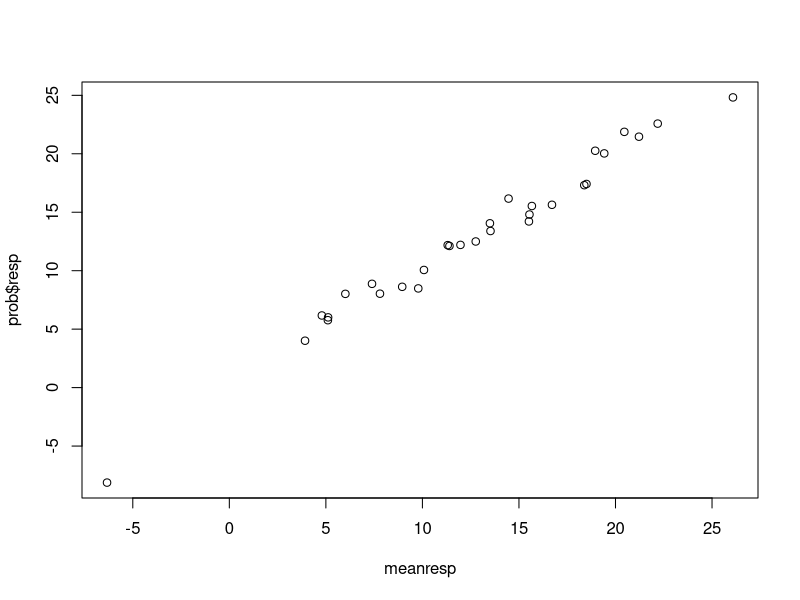
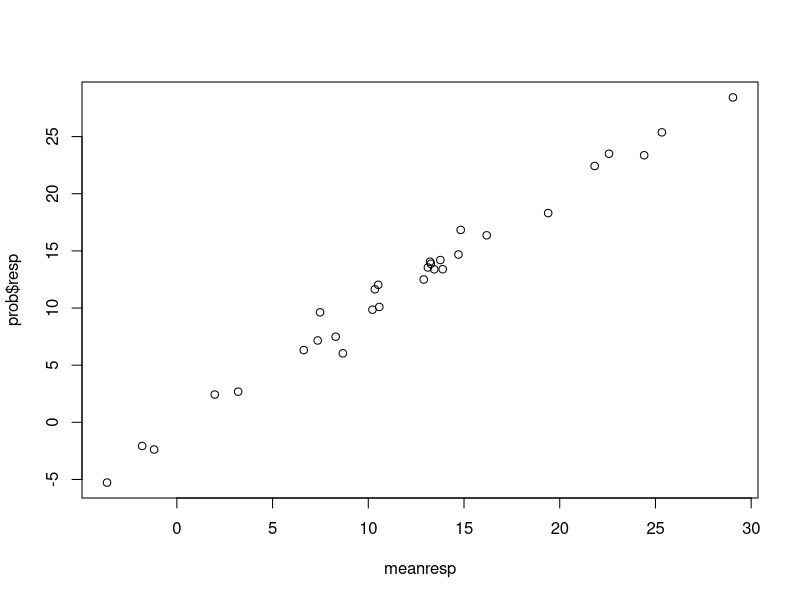
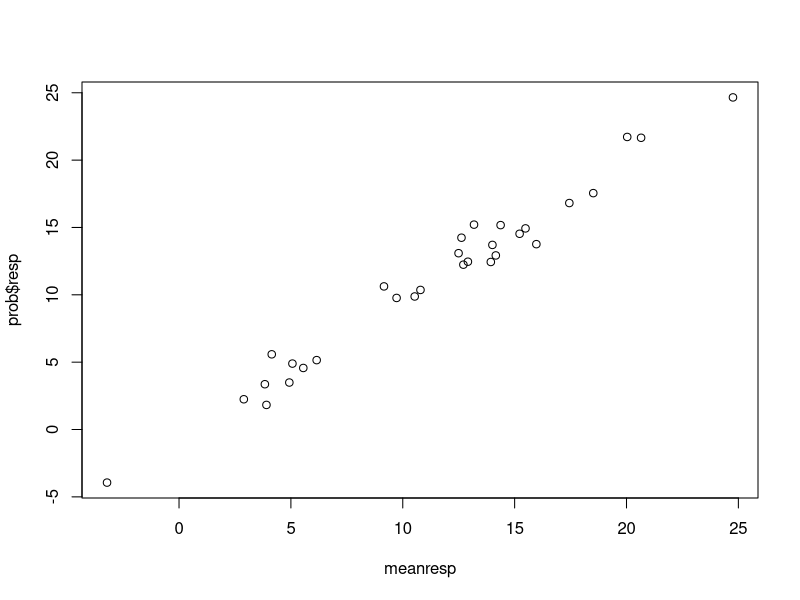
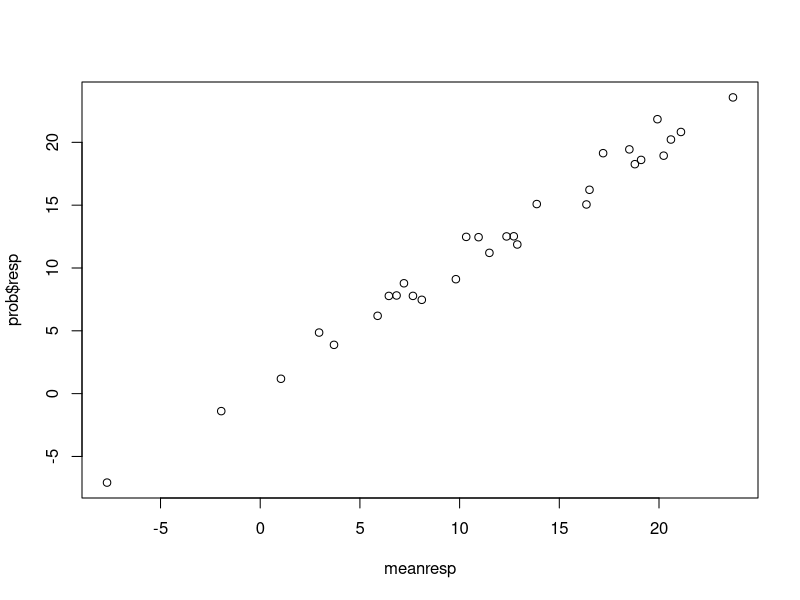
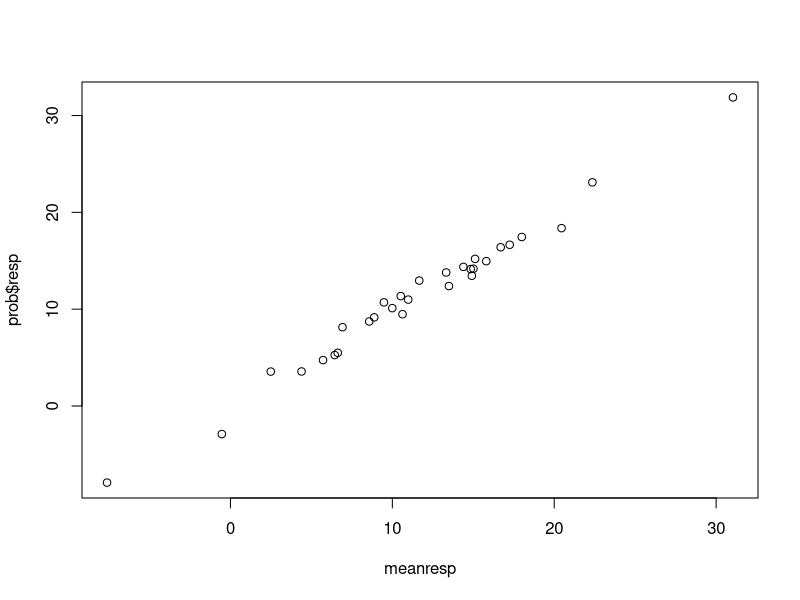
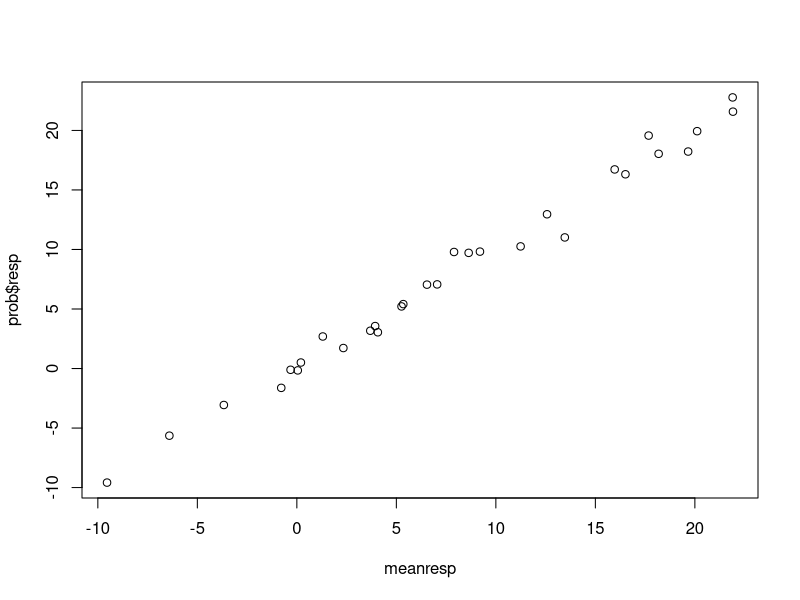
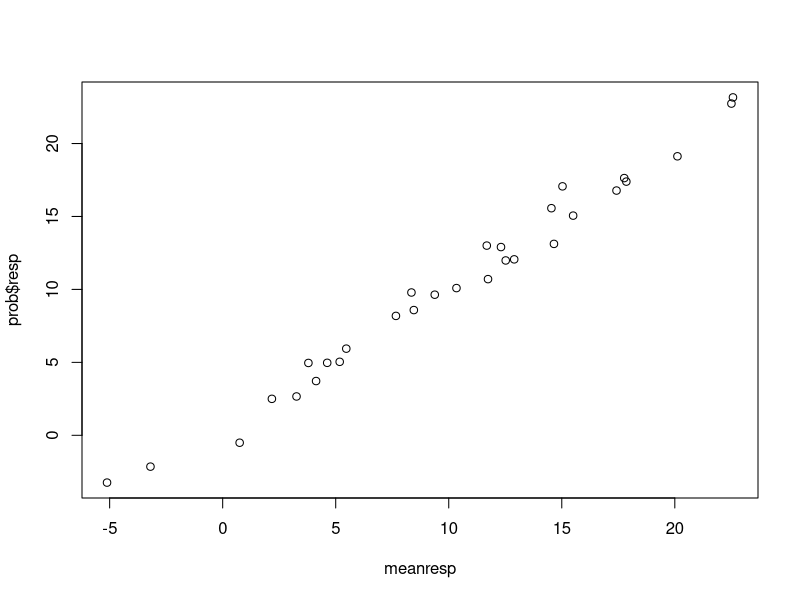
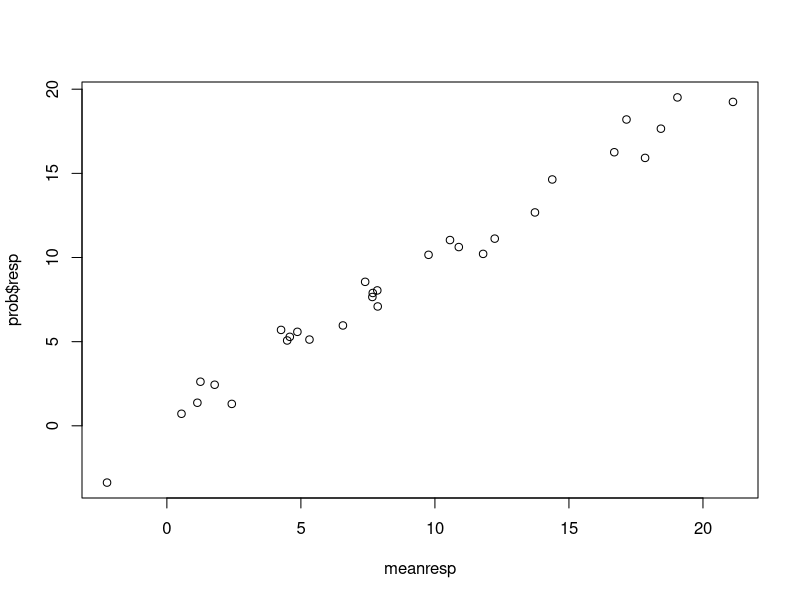

Write the R code that produced these figures, in order. (Note: this script raises an error after producing the figures.)

### regression approach with norm, simulates regression model, not common distribution y, x_1,..x_p

### samples defined by location of predictors and  covariance (pairwise correlated) 
### regression defined by deviation from true parameters

### version includes a loop to modify - for example sample sizes!!!


library(MASS)
library(car)
library(pracma)




n <- 40 ## probsample
n1 <- 200  ## nonprob from target
n2 <- 400  ## nonprob from poluting

numcont <- 4 ### number continuous var - in the following !!!! means have to be dapted (twice)
numpred <- numcont

###propsample
########################

##covariance  predictors 
var0  <- rep(1,numcont)  ## variance predictors
cov0 <- 0.3  ## pairwise covariance

covm <- diag(var0-cov0,numcont)+ matrix(cov0,numcont,numcont)  ## second var= dependent variable

### location 
mu <- rep(1,numcont)

### true regression
trueint <- 1   ## intercept
truepar <- seq(1,numcont,1)  ## parameters covariates
truevect <- c(trueint,truepar)  ## true vector

respstdev <- 1  ## stddeviation response


################

## pollution sample
##############################
var2  <- rep(1,numcont)  ## variance predictors
cov2 <- 0.3  ## pairwise covariance

covm2 <- diag(var0-cov0,numcont)+ matrix(cov0,numcont,numcont)  ## second var= dependent variable

### location 
mu2 <- mu + c(1,0,2,1  ) #!!!! length numcont

###  regression in polluted sample
pollint <- 2 ##intercept

pollpar <- truepar+ c(-2,0,1,2 ) ## !!!! length numcont parameters covariates


respstdevpol <-2  ## stddeviation

#######################


 

#### loop probsamplesize starting from 30
numsimpss <- 5 
resultspss <- matrix(0,numsimpss,2)
numobs<- matrix(0,numsimpss,1)

for (lp in 1:numsimpss){
n <- 30+20*(lp-1)
numobs[lp,1]<-n

#########################################
#### loop number of simulated data sets
numsim <- 10
 
resultprob <- matrix (0,numsim,numpred+1)
resultext <- matrix (0,numsim,numpred+1)

rates <- matrix (0,numsim,2)

#repet <- 1 #number iterations within obsolete
#change <- matrix(0,numsim,repet )

threshold <- 1.96 ## for residuals
#critbeta <- 0.1   ## for relative change of beta, now computed, replaced by quantbetachange
quantbetachange <- 0.95 #quantile for beta change

for (l in 1: numsim) {
  
  ### prob sample  
  
  prob <- mvrnorm(n , mu, covm, tol = 1e-6, empirical = FALSE )
  #colnames(prob) <- c("X1", "X2", "X3")
  prob <- as.data.frame(prob)
  prob$lab <- rep('P',n)
  prob$l  <- rep(0,n)
  
  pred <- prob[,1:numcont]
  trueparm <-matrix(truepar,numcont,1)
  
  meanresp <- trueint+as.matrix(pred)%*%trueparm
  prob$resp<-0
  for (l1 in 1:n)prob$resp[l1] <- rnorm(1,meanresp[l1],respstdev)
  plot(meanresp,prob$resp)
  
  datnow = as.data.frame(prob[,1:numcont])
  fitprob <-lm(prob$resp ~ ., data=datnow)
  
  
  
  ## non prob sample from target
  
  nprob1 <- mvrnorm(n = n1, mu, covm, tol = 1e-6, empirical = FALSE )
  #colnames(nprob1) <- c("X1", "X2")
  nprob1 <- as.data.frame(nprob1)
  nprob1$lab <- rep('NP1',n1)
  nprob1$l  <- rep(1,n1)
  
  pred1 <- nprob1[,1:numcont]
  trueparm <-matrix(truepar,numcont,1)
  
  meanresp1 <- trueint+as.matrix(pred1)%*%trueparm
  nprob1$resp<-0
  for (l1 in 1:n1)nprob1$resp[l1] <- rnorm(1,meanresp1[l1],respstdev)
  
  
  ## non prob sample from poluting
  
  nprob2 <- mvrnorm(n = n2, mu2, covm2, tol = 1e-6, empirical = FALSE )
  #colnames(nprob2) <- c("X1", "X2")
  nprob2 <- as.data.frame(nprob2)
  nprob2$lab <- rep('NP2',n2)
  nprob2$l  <- rep(2,n2)
  
  pred2 <- nprob2[,1:numcont]
  
  meanpoll <- pollint+as.matrix(pred2)%*%pollpar
  nprob2$resp<-0
  for (l1 in 1:n2)nprob2$resp[l1] <- rnorm(1,meanpoll[l1],respstdevpol)
  #plot(meanpoll,nprob2$resp)
  
  
  ### together
  samp <- rbind(prob,nprob1,nprob2)
  
  #scatterplot(samp[,2]~ samp[,1]| lab, data = samp,regLine=FALSE,smooth=FALSE, grid = FALSE, frame = TRUE,
  #            cex.axis=1.5,cex.lab=1.5,cex.main=1.5, main ="",cex=1.2,pch =c(1,2,19), col = c(1,4,2))
  
  
  new <- rbind(nprob1,nprob2)
  newused <- new
  probused <- prob
  
  
  ### compute  criterion beta change, computes crit as  quantile quantbetachange 
  
  datnoww = as.data.frame(prob[,1:numcont])
  fitprob <-lm(prob$resp ~ ., data=datnoww)
  
  dim <- dim(prob)[1]
  criterion <- matrix(0,dim,1)
  
  for (i in 1:dim) {probnow<- prob[-c(i),]
  datnow = as.data.frame(probnow[,1:numcont])
  fitprobnow <-lm(probnow$resp ~ ., data=datnow)
  #di <- dim(probnow)[1]
  #criterion[i,1] <- abs(fitprobnow$coefficients[2]- fitprob$coefficients[2])/abs(fitprob$coefficients[2]) 
  criterion[i,1] <- Norm(fitprobnow$coefficients- fitprob$coefficients)/Norm(fitprob$coefficients)
  #if ((rs< threshold) & (crit <= critbeta))   {newused$newl[i] <-0}
  } # end i 
  
  #mean(criterion)
  #plot(density(criterion))
  critbeta <- quantile(criterion, quantbetachange)
  
  ####  end compute criterion beta change
  
  
  
    dim <- dim(newused)[1]
    newused$newl <- newused$l
    
    ### loop data +1    
        
    for (i in 1:dim) {columns <- numcont+3
                      probnow<- rbind(prob[,1:columns],newused[i,1:columns])
                      datnow = as.data.frame(probnow[,1:numcont])
                      fitprobnow <-lm(probnow$resp ~ ., data=datnow)
                      #fitprobnow <-lm(X2 ~ X1, data=probnow[,1:2])
                      
                      di <- dim(probnow)[1]
                      rs <- abs(rstudent(fitprobnow)[di])
                      #averagehat <-(sum(hatvalues(fitprobnow))- hatvalues(fitprobnow)[di])/(dim-1)       
                      #maxc <- max(hatvalues(fitprobnow)[1:di])
                      #hatobs <- hatvalues(fitprobnow)[di]
                      #plot(probnow$X1,hatvalues(fitprobnow))
                      crit <- Norm(fitprobnow$coefficients- fitprob$coefficients)/Norm(fitprob$coefficients) 
                      if ((rs< threshold) & (crit <= critbeta)) {newused$newl[i] <-0 }
                      } # end i 
    
    table <- table(newused$l,newused$newl) ### shows how many observations have changed 
    rates[l,1] <-  table[1,1]/sum(table[1,]) ##correctly identified - coming from target
    rates[l,2] <-  table[2,1]/sum(table[2,])
    
    addsample<- newused[ which(newused$newl=='0'),] 
    columns <- numcont+3
    unisamp <- rbind(probused[,1:columns],addsample[,1:columns])
    
  
  ### fit prob
    datnow = as.data.frame(prob[,1:numcont])
    problm <-lm(prob$resp ~ ., data=datnow)
    
    residuals(problm)
  
  ##  fit new
    dats = as.data.frame(unisamp[,1:numcont])
    extlm <-lm(unisamp$resp ~ ., data=dats)
  
  ###
  #results[l,] <- c(problm$coefficients[2],extlm$coefficients[2]) ## estimates slopes prob sample, extended sample
  resultprob[l,] <- problm$coefficients
  resultext[l,] <- extlm$coefficients
  }
####  end loop numsim (data sets)


dev <- matrix(0,numsim,numcont+1)
for (i in 1:numsim)dev[i,]<- resultprob[i,]-truevect
m1<-0
for (i in 1:numsim)m1 <- m1 +Norm(dev[i,])/numsim

devext <- matrix(0,numsim,numcont+1)
for (i in 1:numsim)devext[i,]<- resultext[i,]-truevect
m2<-0
for (i in 1:numsim)m2 <- m2 +Norm(devext[i,])/numsim

resultspss[lp,1]<- m1
resultspss[lp,2]<- m2

} #end probssloop, numsimpss

################################################
#############################################################




############################################################################
# just to look at different sample sizes
plot(numobs,resultspss[,1],ylim=c(0.1,0.6),type='b',lty=3,cex.axis=1.5,cex.lab=1.5,
     main="Norm difference estimated - true for prob sample and extended sample", xlab="Sample size prob sample",
     ylab="")
lines(numobs,resultspss[,2],type='b',lwd=2)
#######################################################



 



#### visualization 

### estimates for all slopes: several boxplots
lim <-numcont+1
for (i in 1:lim){
par <-i
labpar<-c("0", "1","2","3","4")
actlab <- c("Variable",labpar[par])
boxplot(cbind(resultprob[,par],resultext[,par]),names=c("Prob Sample", "Regression Selection"),cex.axis=1.5,
        cex.lab=1.5,cex.main=1.5, main =actlab,cex=1.2)
x<- c(0,4)
y<- c(truevect[par],truevect[par])
lines (x,y)
}

### mean sqrd errors
dev <- matrix(0,numsim,numcont+1)
for (i in 1:numsim)dev[i,]<- resultprob[i,]-truevect
m1<-0
for (i in 1:numsim)m1 <- m1 +Norm(dev[i,])/numsim

devext <- matrix(0,numsim,numcont+1)
for (i in 1:numsim)devext[i,]<- resultext[i,]-truevect
m2<-0
for (i in 1:numsim)m2 <- m2 +Norm(devext[i,])/numsim



cat ("norm err prob sample ", m1)
cat ("norm err extended sample", m2)




#### data last simulation only for one predictor
scatterplot(samp[,4]~ samp[,1]| lab, data = samp,regLine=FALSE,smooth=FALSE,grid = FALSE, frame = TRUE,
            cex.axis=1.5,cex.lab=1.5,cex.main=1.5, main ="Data - only for one predictor meaningful",
            cex=1.2,pch =c(1,2,19), col = c(1,4,2))

trueregr <- trueint + trueslope*samp[,1]
lines(samp[,1],trueregr) 

table(newused$l,newused$newl)


###### new scatter
pred <- samp[,1:numcont]
trueparm <-matrix(truepar,numcont,1)

linpredtrue <- trueint+as.matrix(pred)%*%truepar
scatterplot(samp$resp~ linpredtrue| lab, data = samp,regLine=FALSE,smooth=FALSE,grid = FALSE, frame = TRUE,
            cex.axis=1.5,cex.lab=1.5,cex.main=1.5, main ="Data versus True Predictor",cex=1.2,pch =c(1,2,19), col = c(1,4,2))





##### relative norm
relnorm <- matrix(0,numsim,1)
for (l in 1:numsim) relnorm[l,1]<- Norm(resultprob[l,]-truevect)/Norm(resultext[l,]-truevect)


boxplot(relnorm,cex.axis=1.5,cex.lab=1.5,cex.main=1.5, main ="norm error prob sample / norm error extended sample",
             cex=1.2) #,ylim=c(0, 10))
x<- c(0,4)
y<- c(1,1)
lines (x,y)







### correctly identified
plot(rates[,1],rates[,2],cex.axis=1.5,cex.lab=1.5,cex.main=1.5, 
     main ="Rates of iincluded observations across simulations"
     ,cex=1.2,xlab="Correctly identified as member of  target population",
     ylab="Incorrectly included ")



